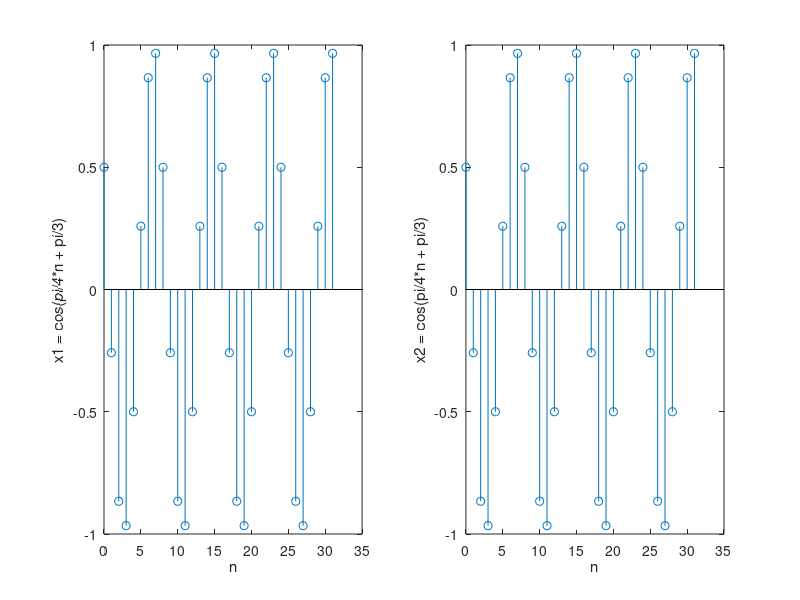

MATLAB code to generate this figure:
format long;

n = [0 : 31]; % a period has 8 data points goes from 0 -> 7 as shown in the example; hence, for 4 periods, they would be from 0 -> 31
N = 1024; 
x = cos((2*pi)/N *n);
stem (n, x);

result_1 = cos( (2*pi)/N * n) -cos( (2*pi)/N * (n+1024));
stem (n, result_1);

result_2 = cos( (2*3.14)/N * n) -cos( (2*3.14)/N * (n+1024));
stem (n, result_2);

x1 = cos(pi/4*n + pi/3);
x2 = cos(9*pi/4.*n + pi/3);

subplot (1,2,1);
stem (n, x1);
xlabel ('n');
ylabel ('x1 = cos(pi/4*n + pi/3)');

hold on;

subplot (1,2,2);
stem (n, x2);
xlabel ('n');
ylabel ('x2 = cos(pi/4*n + pi/3)');
